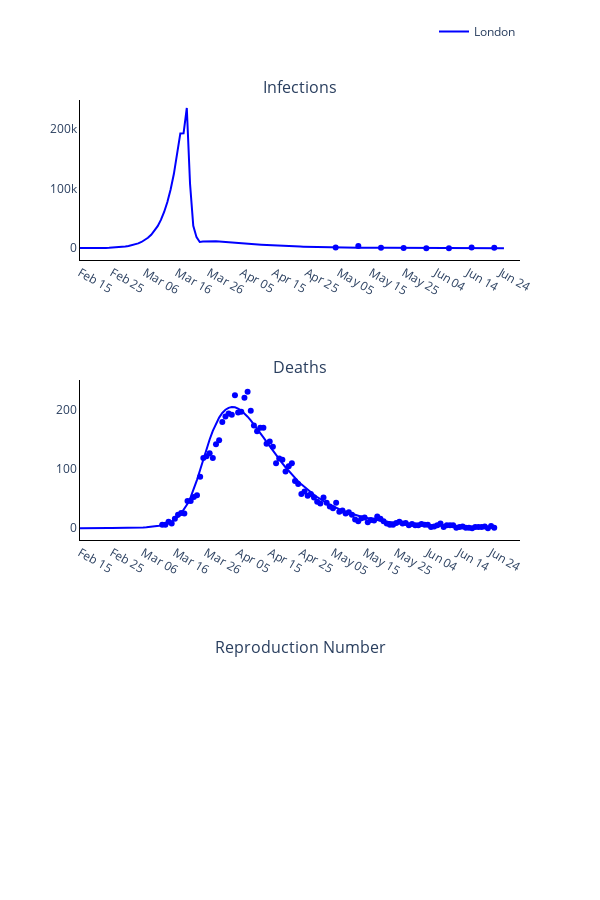

This figure's notebook cell:
### Markdown cell above
### Plot observed versus predicted using model with optimised parameters

### Code cell
# Trace names - represent the solver used for the simulation
trace_name = regions
titles = ['Infections', 'Deaths', 'Reproduction Number']

fig = go.Figure()
fig = make_subplots(rows=len(titles), cols=1, subplot_titles=tuple(titles), horizontal_spacing = 0.15)

# Plot (continuous predicted timeline and pointwise observed numbers each day)
for r, region in enumerate(regions):
    # Plot of infections
    fig.add_trace(
        go.Scatter(
            x=times,
            y=new_infec_pred[r].tolist(),
            mode='lines',
            name=trace_name[r],
            line_color=colours[r]
        ),
        row= 1,
        col= 1
    )

    fig.add_trace(
        go.Scatter(
            x=serology_times,
            y=np.sum(np.multiply(np.nan_to_num(np.divide(positives_data[r], tests[r])), susceptibles[r]), axis=1).tolist(),
            mode='markers',
            name=trace_name[r],
            showlegend=False,
            line_color=colours[r]
        ),
        row= 1,
        col= 1
    )

    # Plot deaths
    fig.add_trace(
        go.Scatter(
            x=times,
            y=deaths_pred[r].tolist(),
            mode='lines',
            name=trace_name[r],
            showlegend=False,
            line_color=colours[r]
        ),
        row= 2,
        col= 1
    )

    fig.add_trace(
        go.Scatter(
            x=deaths_times,
            y=np.sum(deaths_data[r], axis=1).tolist(),
            mode='markers',
            name=trace_name[r],
            showlegend=False,
            line_color=colours[r]
        ),
        row= 2,
        col= 1
    )

    # Plot reproduction number
    #fig.add_trace(
    #    go.Scatter(
    #        x=times,
    #        y=reprod_num_pred[r].tolist(),
    #        mode='lines',
    #        name=trace_name[r],
    #        showlegend=False,
    #        line_color=colours[r]
    #    ),
    #    row= 3,
    #    col= 1
    #)

# Add axis labels
fig.update_layout(
    width=600, 
    height=900,
    plot_bgcolor='white',
    xaxis=dict(
        linecolor='black',
        tickvals=np.arange(1, total_days, 10).tolist(),
        ticktext=['Feb 15', 'Feb 25', 'Mar 06', 'Mar 16', 'Mar 26', 'Apr 05', 'Apr 15', 'Apr 25', 'May 05', 'May 15', 'May 25', 'Jun 04', 'Jun 14', 'Jun 24']),
    yaxis=dict(linecolor='black'),
    xaxis2=dict(
        linecolor='black',
        tickvals=np.arange(1, total_days, 10).tolist(),
        ticktext=['Feb 15', 'Feb 25', 'Mar 06', 'Mar 16', 'Mar 26', 'Apr 05', 'Apr 15', 'Apr 25', 'May 05', 'May 15', 'May 25', 'Jun 04', 'Jun 14', 'Jun 24']),
    yaxis2=dict(linecolor='black'),
    xaxis3=dict(
        linecolor='black',
        tickvals=np.arange(1, total_days, 10).tolist(),
        ticktext=['Feb 15', 'Feb 25', 'Mar 06', 'Mar 16', 'Mar 26', 'Apr 05', 'Apr 15', 'Apr 25', 'May 05', 'May 15', 'May 25', 'Jun 04', 'Jun 14', 'Jun 24']),
    yaxis3=dict(linecolor='black'),
    legend=dict(
        orientation='h',
        yanchor="bottom",
        y=1.075,
        xanchor="right",
        x=1)
    )

fig.write_image('images/Figure-3-optimisation.pdf')
fig.show()

### Figure 1 — Plotly figure (JSON) as saved in the notebook; plotly's stock layout.template omitted (floating-point values rounded to 4 significant figures; data arrays with more than 128 entries replaced by an {"elided": "..."} marker saying what was removed)
{"data": [{"line": {"color": "blue"}, "mode": "lines", "name": "London", "type": "scatter", "x": {"elided": "132 int values"}, "xaxis": "x", "y": {"elided": "132 float values"}, "yaxis": "y"}, {"line": {"color": "blue"}, "mode": "markers", "name": "London", "showlegend": false, "type": "scatter", "x": [80, 87, 94, 101, 108, 115, 122, 129], "xaxis": "x", "y": [1324.0, 3902.0, 1017.0, 372.9, 0, 0, 1378.0, 997.1, 982, 818.3, 241.0, 240.6, 0, 0, 827.9, 1296.0, 0, 1934.0, 2575.0, 2745.0, 709.9, 3286.0, 7272.0, 5684.0, 3567.0, 0, 6016.0, 7705.0, 8541.0, 0, 19160.0, 16580.0, 16990.0, 4429.0, 3429.0, 3375.0, 2405.0, 1205.0, 725.3, 1277.0, 6202.0, 998.6, 527.7, 1008.0, 0, 669.5, 446.0, 1265.0, 739.8, 6587.0, 6924.0, 5566.0, 3583.0], "yaxis": "y"}, {"line": {"color": "blue"}, "mode": "lines", "name": "London", "showlegend": false, "type": "scatter", "x": {"elided": "132 int values"}, "xaxis": "x2", "y": {"elided": "132 float values"}, "yaxis": "y2"}, {"line": {"color": "blue"}, "mode": "markers", "name": "London", "showlegend": false, "type": "scatter", "x": [27, 28, 29, 30, 31, 32, 33, 34, 35, 36, 37, 38, 39, 40, 41, 42, 43, 44, 45, 46, 47, 48, 49, 50, 51, 52, 53, 54, 55, 56, 57, 58, 59, 60, 61, 62, 63, 64, 65, 66, 67, 68, 69, 70, 71, 72, 73, 74, 75, 76, 77, 78, 79, 80, 81, 82, 83, 84, 85, 86, 87, 88, 89, 90, 91, 92, 93, 94, 95, 96, 97, 98, 99, 100, 101, 102, 103, 104, 105, 106, 107, 108, 109, 110, 111, 112, 113, 114, 115, 116, 117, 118, 119, 120, 121, 122, 123, 124, 125, 126, 127, 128, 129, 130, 131, 132], "xaxis": "x2", "y": {"elided": "471 int values"}, "yaxis": "y2"}], "layout": {"annotations": [{"font": {"size": 16}, "showarrow": false, "text": "Infections", "x": 0.5, "xanchor": "center", "xref": "paper", "y": 1, "yanchor": "bottom", "yref": "paper"}, {"font": {"size": 16}, "showarrow": false, "text": "Deaths", "x": 0.5, "xanchor": "center", "xref": "paper", "y": 0.6111, "yanchor": "bottom", "yref": "paper"}, {"font": {"size": 16}, "showarrow": false, "text": "Reproduction Number", "x": 0.5, "xanchor": "center", "xref": "paper", "y": 0.2222, "yanchor": "bottom", "yref": "paper"}], "height": 900, "legend": {"orientation": "h", "x": 1, "xanchor": "right", "y": 1.075, "yanchor": "bottom"}, "plot_bgcolor": "white", "width": 600, "xaxis": {"anchor": "y", "domain": [0, 1], "linecolor": "black", "ticktext": ["Feb 15", "Feb 25", "Mar 06", "Mar 16", "Mar 26", "Apr 05", "Apr 15", "Apr 25", "May 05", "May 15", "May 25", "Jun 04", "Jun 14", "Jun 24"], "tickvals": [1, 11, 21, 31, 41, 51, 61, 71, 81, 91, 101, 111, 121, 131]}, "xaxis2": {"anchor": "y2", "domain": [0, 1], "linecolor": "black", "ticktext": ["Feb 15", "Feb 25", "Mar 06", "Mar 16", "Mar 26", "Apr 05", "Apr 15", "Apr 25", "May 05", "May 15", "May 25", "Jun 04", "Jun 14", "Jun 24"], "tickvals": [1, 11, 21, 31, 41, 51, 61, 71, 81, 91, 101, 111, 121, 131]}, "xaxis3": {"anchor": "y3", "domain": [0, 1], "linecolor": "black", "ticktext": ["Feb 15", "Feb 25", "Mar 06", "Mar 16", "Mar 26", "Apr 05", "Apr 15", "Apr 25", "May 05", "May 15", "May 25", "Jun 04", "Jun 14", "Jun 24"], "tickvals": [1, 11, 21, 31, 41, 51, 61, 71, 81, 91, 101, 111, 121, 131]}, "yaxis": {"anchor": "x", "domain": [0.7778, 1], "linecolor": "black"}, "yaxis2": {"anchor": "x2", "domain": [0.3889, 0.6111], "linecolor": "black"}, "yaxis3": {"anchor": "x3", "domain": [0, 0.2222], "linecolor": "black"}}}
